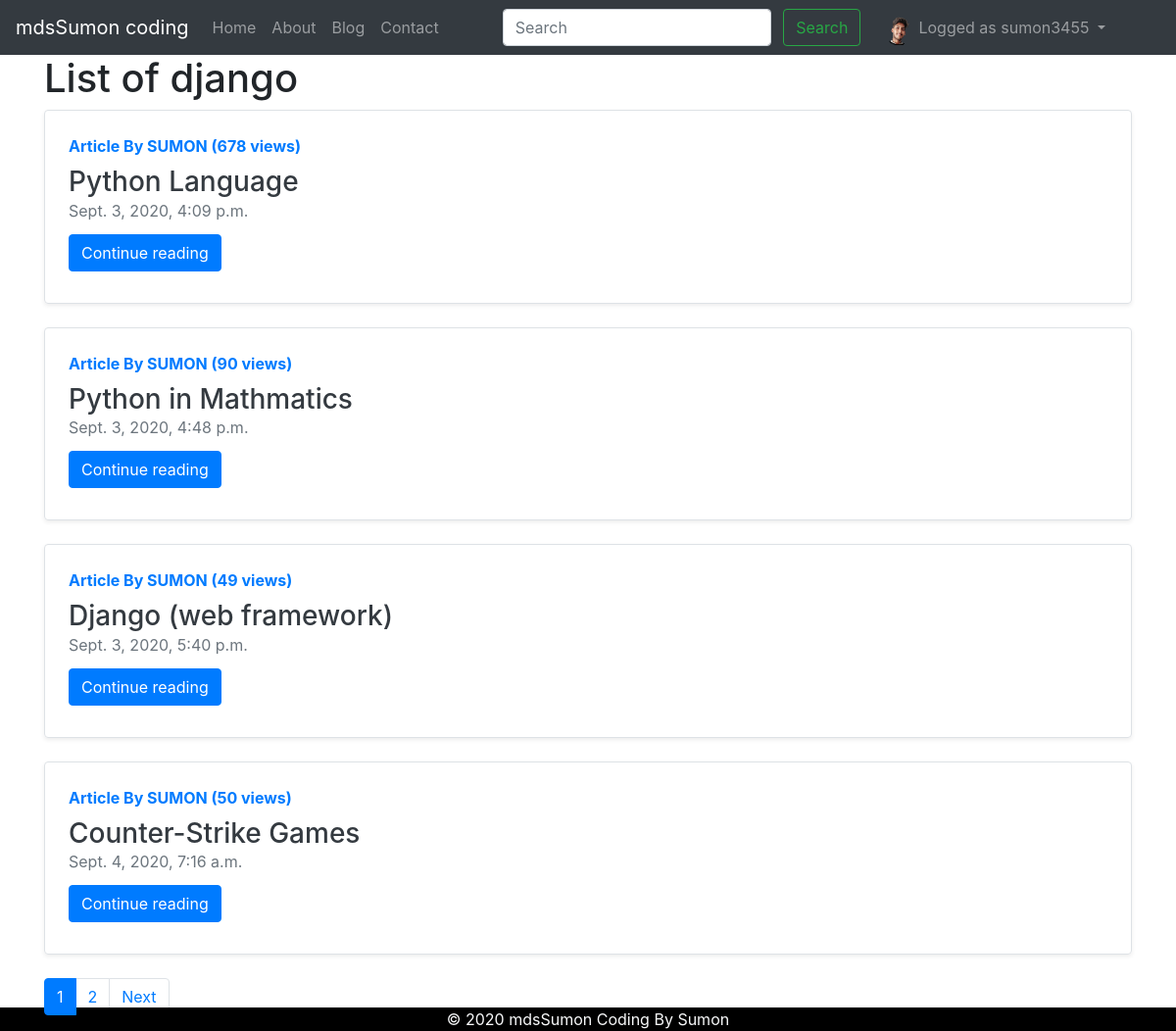
The page /blog/category/django (signed in) on the database its author committed.
### blog/models.py (models this page shows, shortened)
class Profile(models.Model):
    user = models.OneToOneField(User, on_delete=models.CASCADE)#Oner to one set profile with user
    dob = models.DateField(null=True, blank=True)
    photo = models.ImageField(null=True, blank=True)

class Category(models.Model):
    name=models.CharField(max_length=100)
    slug = models.CharField(max_length=130,default="")

class Post(models.Model):
    sno = models.AutoField(primary_key=True)
    serial = models.IntegerField(default=1)
    title = models.CharField(max_length=255)
    category = models.ForeignKey(Category,on_delete=models.CASCADE,default=1)
    likes = models.ManyToManyField(User ,related_name='likes', blank=True)
    content = models.TextField()
    authur = models.CharField(max_length=13)
    slug = models.CharField(max_length=130)
    views = models.IntegerField(default=0)
    timeStamp = models.DateTimeField(blank=True)

### blog/views.py (the view)
# urls.py: path('category/<str:cats>', views.CategoryView, name='category')
def CategoryView(request,cats):
    category_posts = Post.objects.filter(category__name=cats)
    paginator = Paginator(category_posts, 4)
    page = request.GET.get('page')
    try:
        posts = paginator.page(page)
    except PageNotAnInteger:
        posts = paginator.page(1)
    except EmptyPage:
        posts = paginator.page(paginator.num_pages)
    if page is None:
        start_index = 0
        end_index = 7
    else:
       (start_index , end_index) = proper_pagination(posts, index=4)
    page_range = list(paginator.page_range[start_index:end_index])
    context ={
        'cats':cats,
        'posts':posts,
        'page_range':page_range
    }
    return render(request,'category.html',context)

### blog/views.py (called while the page is built)
def category_list(request):
    category_list = Category.objects.exclude(name='default')
    context = {
        "category_list": category_list,
    }
    return context

### templates/category.html (shortened to what this page needs)
{% extends "base.html" %}
{% block body %}
<div class="container">
<h1> List of  {{ cats }} </h1>
{% for post in     posts %}
<div class="row no-gutters border rounded overflow-hidden flex-md-row mb-4 shadow-sm h-md-250 position-relative">
    <div class="col p-4 d-flex flex-column position-static">
        <strong class="d-inline-block mb-2 text-primary">Article By {{post.authur}} ({{post.views}} views)</strong>
        <h3 class="mb-0"> <a class="text-dark" href="/blog/{{post.slug}}"> {{post.title}}</a></h3>
        <div class="mb-1 text-muted">{{post.timeStamp}}</div>
        <div class="my-2">
            <a href="/blog/{{post.slug}}" role="button" class="btn btn-primary">Continue reading</a>
        </div>
    </div>
</div>
{% endfor %}
  <ul class="pagination">
           {% for p in  page_range  %}
           {% if posts.number == p  %}
             <li class="page-item active"><a class="page-link" href="?page={{ p }}">{{p}}</a></li>
           {% else %}
                <li class="page-item"><a class="page-link" href="?page={{ p }}">{{ p }}</a></li>
           {% endif %}
           {% endfor %}
              {% if posts.has_next %}
            <li class="page-item"><a class="page-link" href="?page={{ posts.next_page_number }}">Next</a></li>
           {% endif %}
        </ul>
</div>
{% endblock  %}

### templates/base.html (shortened to what this page needs)
<!DOCTYPE html>
{% load static %}
<html lang="en">
  <head>
   <link rel="stylesheet" href="{% static 'blog/style.css' %}">
    <link
      rel="stylesheet"
      href="https://stackpath.bootstrapcdn.com/bootstrap/4.5.2/css/bootstrap.min.css"
    />
     <link rel="stylesheet" href="{% static 'prism/prism.css' %}">
  </head>
  <body>
    <nav class="navbar navbar-expand-lg navbar-dark bg-dark">
      <a class="navbar-brand" href="/">mdsSumon coding</a>
      <div class="collapse navbar-collapse" id="navbarSupportedContent">
        <ul class="navbar-nav mr-auto">
          <li class="nav-item {% block homeactive %} {% endblock homeactive %}">
            <a class="nav-link" href="/"
              >Home <span class="sr-only">(current)</span></a
            >
          </li>
          <li
            class="nav-item {% block aboutactive %} {% endblock aboutactive %}"
          >
            <a class="nav-link" href="/about">About</a>
          </li>
          <li class="nav-item {% block blogactive %} {% endblock blogactive %}">
            <a class="nav-link" href="/blog">Blog</a>
          </li>
          <li
            class="nav-item {% block contactactive %} {% endblock contactactive %}"
          >
            <a class="nav-link" href="/contact">Contact</a>
          </li>
        </ul>
        <div class="ml-auto form-inline">
          <form method="get" action="/search" class="my-2 my-lg-0 mx-3">
            <input
              class="form-control mr-sm-2"
              type="search"
              placeholder="Search"
              aria-label="Search"
              name="query"
              id="query"
            />
            <button class="btn btn-outline-success my-2 my-sm-0" type="submit">
              Search
            </button>
          </form>
          {% if user.is_authenticated %}
          <ul class="navbar-nav ml-auto mr-5">
            <li class="nav-item dropdown">
              <a
                class="nav-link dropdown-toggle"
                href="#"
                id="navbarDropdown"
                role="button"
                data-toggle="dropdown"
                aria-haspopup="true"
                aria-expanded="false"
              > {% if request.user.profile.photo  %}
          <img src="{{ request.user.profile.photo.url }}" class="navbar-img">
        {% else %}
           <img src="/static/img/bg.png" class="navbar-img">
        {% endif %}
                Logged as {{request.user}}
              </a>
            </li>
          </ul>
          {% endif %}
        </div>
      </div>
    </nav>
    {% block body %} {% endblock body %} {% block js %} {% endblock js %}
 <footer class="footer">
        <div class="container">
            <span class="text-light">&#169 2020 mdsSumon Coding By Sumon </span>
        </div>
    </footer>
  </body>
</html>

### static/blog/style.css (style rules this page uses)
.navbar-img { width:30px; height:35px; float: left; background-size: auto 100%; margin-top: -5px; margin-right: 5px; border-radius: 6px; }

### templates/base.html (style rules this page uses)
.footer { position: fixed; left: 0; bottom: 0; width: 100%; background-color: black; color: white; text-align: center; display: block; }

### rows shown on the page
Category: name "django"
Post: authur "SUMON", views "678", title "Python Language", timeStamp "Sept. 3, 2020, 4:09 p.m."
Post: authur "SUMON", views "90", title "Python in Mathmatics", timeStamp "Sept. 3, 2020, 4:48 p.m."
Post: authur "SUMON", views "49", title "Django (web framework)", timeStamp "Sept. 3, 2020, 5:40 p.m."
Post: authur "SUMON", views "50", title "Counter-Strike Games", timeStamp "Sept. 4, 2020, 7:16 a.m."

### other values the page prints
{{ request.user }} "sumon3455"
{{ p }} "1"
{{ p }} "2"
